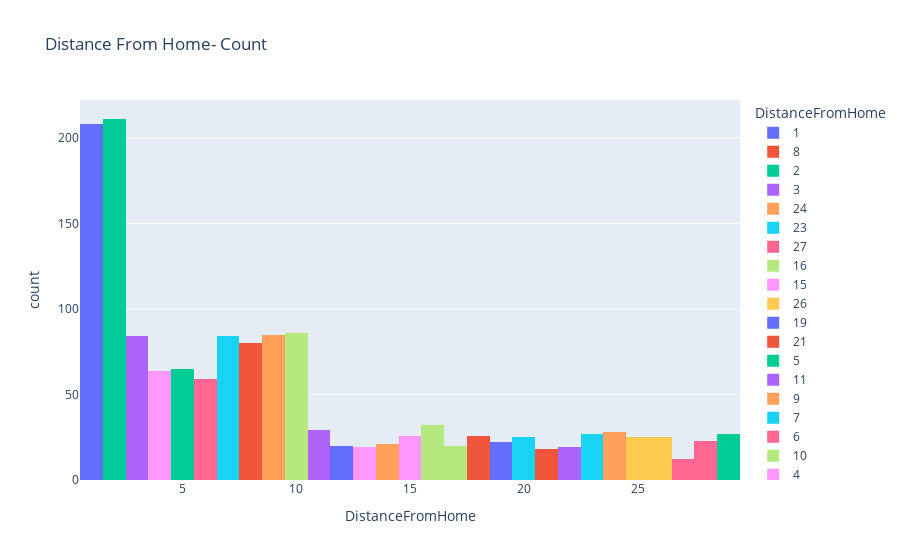

The cell this chart's notebook holds for it:
### Code cell
# Raw count- Distance from Home:
fig = px.histogram(df_joined, x="DistanceFromHome", color = 'DistanceFromHome', title= 'Distance From Home- Count')
fig.show()

### Figure 1 — Plotly figure (JSON) as saved in the notebook; plotly's stock layout.template omitted (floating-point values rounded to 4 significant figures; data arrays with more than 128 entries replaced by an {"elided": "..."} marker saying what was removed)
{"data": [{"alignmentgroup": "True", "bingroup": "x", "hoverlabel": {"namelength": 0}, "hovertemplate": "DistanceFromHome=%{x}<br>count=%{y}", "legendgroup": "1", "marker": {"color": "#636efa"}, "name": "1", "offsetgroup": "1", "orientation": "v", "showlegend": true, "type": "histogram", "x": {"elided": "208 int values"}, "xaxis": "x", "yaxis": "y"}, {"alignmentgroup": "True", "bingroup": "x", "hoverlabel": {"namelength": 0}, "hovertemplate": "DistanceFromHome=%{x}<br>count=%{y}", "legendgroup": "8", "marker": {"color": "#EF553B"}, "name": "8", "offsetgroup": "8", "orientation": "v", "showlegend": true, "type": "histogram", "x": [8, 8, 8, 8, 8, 8, 8, 8, 8, 8, 8, 8, 8, 8, 8, 8, 8, 8, 8, 8, 8, 8, 8, 8, 8, 8, 8, 8, 8, 8, 8, 8, 8, 8, 8, 8, 8, 8, 8, 8, 8, 8, 8, 8, 8, 8, 8, 8, 8, 8, 8, 8, 8, 8, 8, 8, 8, 8, 8, 8, 8, 8, 8, 8, 8, 8, 8, 8, 8, 8, 8, 8, 8, 8, 8, 8, 8, 8, 8, 8], "xaxis": "x", "yaxis": "y"}, {"alignmentgroup": "True", "bingroup": "x", "hoverlabel": {"namelength": 0}, "hovertemplate": "DistanceFromHome=%{x}<br>count=%{y}", "legendgroup": "2", "marker": {"color": "#00cc96"}, "name": "2", "offsetgroup": "2", "orientation": "v", "showlegend": true, "type": "histogram", "x": {"elided": "211 int values"}, "xaxis": "x", "yaxis": "y"}, {"alignmentgroup": "True", "bingroup": "x", "hoverlabel": {"namelength": 0}, "hovertemplate": "DistanceFromHome=%{x}<br>count=%{y}", "legendgroup": "3", "marker": {"color": "#ab63fa"}, "name": "3", "offsetgroup": "3", "orientation": "v", "showlegend": true, "type": "histogram", "x": [3, 3, 3, 3, 3, 3, 3, 3, 3, 3, 3, 3, 3, 3, 3, 3, 3, 3, 3, 3, 3, 3, 3, 3, 3, 3, 3, 3, 3, 3, 3, 3, 3, 3, 3, 3, 3, 3, 3, 3, 3, 3, 3, 3, 3, 3, 3, 3, 3, 3, 3, 3, 3, 3, 3, 3, 3, 3, 3, 3, 3, 3, 3, 3, 3, 3, 3, 3, 3, 3, 3, 3, 3, 3, 3, 3, 3, 3, 3, 3, 3, 3, 3, 3], "xaxis": "x", "yaxis": "y"}, {"alignmentgroup": "True", "bingroup": "x", "hoverlabel": {"namelength": 0}, "hovertemplate": "DistanceFromHome=%{x}<br>count=%{y}", "legendgroup": "24", "marker": {"color": "#FFA15A"}, "name": "24", "offsetgroup": "24", "orientation": "v", "showlegend": true, "type": "histogram", "x": [24, 24, 24, 24, 24, 24, 24, 24, 24, 24, 24, 24, 24, 24, 24, 24, 24, 24, 24, 24, 24, 24, 24, 24, 24, 24, 24, 24], "xaxis": "x", "yaxis": "y"}, {"alignmentgroup": "True", "bingroup": "x", "hoverlabel": {"namelength": 0}, "hovertemplate": "DistanceFromHome=%{x}<br>count=%{y}", "legendgroup": "23", "marker": {"color": "#19d3f3"}, "name": "23", "offsetgroup": "23", "orientation": "v", "showlegend": true, "type": "histogram", "x": [23, 23, 23, 23, 23, 23, 23, 23, 23, 23, 23, 23, 23, 23, 23, 23, 23, 23, 23, 23, 23, 23, 23, 23, 23, 23, 23], "xaxis": "x", "yaxis": "y"}, {"alignmentgroup": "True", "bingroup": "x", "hoverlabel": {"namelength": 0}, "hovertemplate": "DistanceFromHome=%{x}<br>count=%{y}", "legendgroup": "27", "marker": {"color": "#FF6692"}, "name": "27", "offsetgroup": "27", "orientation": "v", "showlegend": true, "type": "histogram", "x": [27, 27, 27, 27, 27, 27, 27, 27, 27, 27, 27, 27], "xaxis": "x", "yaxis": "y"}, {"alignmentgroup": "True", "bingroup": "x", "hoverlabel": {"namelength": 0}, "hovertemplate": "DistanceFromHome=%{x}<br>count=%{y}", "legendgroup": "16", "marker": {"color": "#B6E880"}, "name": "16", "offsetgroup": "16", "orientation": "v", "showlegend": true, "type": "histogram", "x": [16, 16, 16, 16, 16, 16, 16, 16, 16, 16, 16, 16, 16, 16, 16, 16, 16, 16, 16, 16, 16, 16, 16, 16, 16, 16, 16, 16, 16, 16, 16, 16], "xaxis": "x", "yaxis": "y"}, {"alignmentgroup": "True", "bingroup": "x", "hoverlabel": {"namelength": 0}, "hovertemplate": "DistanceFromHome=%{x}<br>count=%{y}", "legendgroup": "15", "marker": {"color": "#FF97FF"}, "name": "15", "offsetgroup": "15", "orientation": "v", "showlegend": true, "type": "histogram", "x": [15, 15, 15, 15, 15, 15, 15, 15, 15, 15, 15, 15, 15, 15, 15, 15, 15, 15, 15, 15, 15, 15, 15, 15, 15, 15], "xaxis": "x", "yaxis": "y"}, {"alignmentgroup": "True", "bingroup": "x", "hoverlabel": {"namelength": 0}, "hovertemplate": "DistanceFromHome=%{x}<br>count=%{y}", "legendgroup": "26", "marker": {"color": "#FECB52"}, "name": "26", "offsetgroup": "26", "orientation": "v", "showlegend": true, "type": "histogram", "x": [26, 26, 26, 26, 26, 26, 26, 26, 26, 26, 26, 26, 26, 26, 26, 26, 26, 26, 26, 26, 26, 26, 26, 26, 26], "xaxis": "x", "yaxis": "y"}, {"alignmentgroup": "True", "bingroup": "x", "hoverlabel": {"namelength": 0}, "hovertemplate": "DistanceFromHome=%{x}<br>count=%{y}", "legendgroup": "19", "marker": {"color": "#636efa"}, "name": "19", "offsetgroup": "19", "orientation": "v", "showlegend": true, "type": "histogram", "x": [19, 19, 19, 19, 19, 19, 19, 19, 19, 19, 19, 19, 19, 19, 19, 19, 19, 19, 19, 19, 19, 19], "xaxis": "x", "yaxis": "y"}, {"alignmentgroup": "True", "bingroup": "x", "hoverlabel": {"namelength": 0}, "hovertemplate": "DistanceFromHome=%{x}<br>count=%{y}", "legendgroup": "21", "marker": {"color": "#EF553B"}, "name": "21", "offsetgroup": "21", "orientation": "v", "showlegend": true, "type": "histogram", "x": [21, 21, 21, 21, 21, 21, 21, 21, 21, 21, 21, 21, 21, 21, 21, 21, 21, 21], "xaxis": "x", "yaxis": "y"}, {"alignmentgroup": "True", "bingroup": "x", "hoverlabel": {"namelength": 0}, "hovertemplate": "DistanceFromHome=%{x}<br>count=%{y}", "legendgroup": "5", "marker": {"color": "#00cc96"}, "name": "5", "offsetgroup": "5", "orientation": "v", "showlegend": true, "type": "histogram", "x": [5, 5, 5, 5, 5, 5, 5, 5, 5, 5, 5, 5, 5, 5, 5, 5, 5, 5, 5, 5, 5, 5, 5, 5, 5, 5, 5, 5, 5, 5, 5, 5, 5, 5, 5, 5, 5, 5, 5, 5, 5, 5, 5, 5, 5, 5, 5, 5, 5, 5, 5, 5, 5, 5, 5, 5, 5, 5, 5, 5, 5, 5, 5, 5, 5], "xaxis": "x", "yaxis": "y"}, {"alignmentgroup": "True", "bingroup": "x", "hoverlabel": {"namelength": 0}, "hovertemplate": "DistanceFromHome=%{x}<br>count=%{y}", "legendgroup": "11", "marker": {"color": "#ab63fa"}, "name": "11", "offsetgroup": "11", "orientation": "v", "showlegend": true, "type": "histogram", "x": [11, 11, 11, 11, 11, 11, 11, 11, 11, 11, 11, 11, 11, 11, 11, 11, 11, 11, 11, 11, 11, 11, 11, 11, 11, 11, 11, 11, 11], "xaxis": "x", "yaxis": "y"}, {"alignmentgroup": "True", "bingroup": "x", "hoverlabel": {"namelength": 0}, "hovertemplate": "DistanceFromHome=%{x}<br>count=%{y}", "legendgroup": "9", "marker": {"color": "#FFA15A"}, "name": "9", "offsetgroup": "9", "orientation": "v", "showlegend": true, "type": "histogram", "x": [9, 9, 9, 9, 9, 9, 9, 9, 9, 9, 9, 9, 9, 9, 9, 9, 9, 9, 9, 9, 9, 9, 9, 9, 9, 9, 9, 9, 9, 9, 9, 9, 9, 9, 9, 9, 9, 9, 9, 9, 9, 9, 9, 9, 9, 9, 9, 9, 9, 9, 9, 9, 9, 9, 9, 9, 9, 9, 9, 9, 9, 9, 9, 9, 9, 9, 9, 9, 9, 9, 9, 9, 9, 9, 9, 9, 9, 9, 9, 9, 9, 9, 9, 9, 9], "xaxis": "x", "yaxis": "y"}, {"alignmentgroup": "True", "bingroup": "x", "hoverlabel": {"namelength": 0}, "hovertemplate": "DistanceFromHome=%{x}<br>count=%{y}", "legendgroup": "7", "marker": {"color": "#19d3f3"}, "name": "7", "offsetgroup": "7", "orientation": "v", "showlegend": true, "type": "histogram", "x": [7, 7, 7, 7, 7, 7, 7, 7, 7, 7, 7, 7, 7, 7, 7, 7, 7, 7, 7, 7, 7, 7, 7, 7, 7, 7, 7, 7, 7, 7, 7, 7, 7, 7, 7, 7, 7, 7, 7, 7, 7, 7, 7, 7, 7, 7, 7, 7, 7, 7, 7, 7, 7, 7, 7, 7, 7, 7, 7, 7, 7, 7, 7, 7, 7, 7, 7, 7, 7, 7, 7, 7, 7, 7, 7, 7, 7, 7, 7, 7, 7, 7, 7, 7], "xaxis": "x", "yaxis": "y"}, {"alignmentgroup": "True", "bingroup": "x", "hoverlabel": {"namelength": 0}, "hovertemplate": "DistanceFromHome=%{x}<br>count=%{y}", "legendgroup": "6", "marker": {"color": "#FF6692"}, "name": "6", "offsetgroup": "6", "orientation": "v", "showlegend": true, "type": "histogram", "x": [6, 6, 6, 6, 6, 6, 6, 6, 6, 6, 6, 6, 6, 6, 6, 6, 6, 6, 6, 6, 6, 6, 6, 6, 6, 6, 6, 6, 6, 6, 6, 6, 6, 6, 6, 6, 6, 6, 6, 6, 6, 6, 6, 6, 6, 6, 6, 6, 6, 6, 6, 6, 6, 6, 6, 6, 6, 6, 6], "xaxis": "x", "yaxis": "y"}, {"alignmentgroup": "True", "bingroup": "x", "hoverlabel": {"namelength": 0}, "hovertemplate": "DistanceFromHome=%{x}<br>count=%{y}", "legendgroup": "10", "marker": {"color": "#B6E880"}, "name": "10", "offsetgroup": "10", "orientation": "v", "showlegend": true, "type": "histogram", "x": [10, 10, 10, 10, 10, 10, 10, 10, 10, 10, 10, 10, 10, 10, 10, 10, 10, 10, 10, 10, 10, 10, 10, 10, 10, 10, 10, 10, 10, 10, 10, 10, 10, 10, 10, 10, 10, 10, 10, 10, 10, 10, 10, 10, 10, 10, 10, 10, 10, 10, 10, 10, 10, 10, 10, 10, 10, 10, 10, 10, 10, 10, 10, 10, 10, 10, 10, 10, 10, 10, 10, 10, 10, 10, 10, 10, 10, 10, 10, 10, 10, 10, 10, 10, 10, 10], "xaxis": "x", "yaxis": "y"}, {"alignmentgroup": "True", "bingroup": "x", "hoverlabel": {"namelength": 0}, "hovertemplate": "DistanceFromHome=%{x}<br>count=%{y}", "legendgroup": "4", "marker": {"color": "#FF97FF"}, "name": "4", "offsetgroup": "4", "orientation": "v", "showlegend": true, "type": "histogram", "x": [4, 4, 4, 4, 4, 4, 4, 4, 4, 4, 4, 4, 4, 4, 4, 4, 4, 4, 4, 4, 4, 4, 4, 4, 4, 4, 4, 4, 4, 4, 4, 4, 4, 4, 4, 4, 4, 4, 4, 4, 4, 4, 4, 4, 4, 4, 4, 4, 4, 4, 4, 4, 4, 4, 4, 4, 4, 4, 4, 4, 4, 4, 4, 4], "xaxis": "x", "yaxis": "y"}, {"alignmentgroup": "True", "bingroup": "x", "hoverlabel": {"namelength": 0}, "hovertemplate": "DistanceFromHome=%{x}<br>count=%{y}", "legendgroup": "25", "marker": {"color": "#FECB52"}, "name": "25", "offsetgroup": "25", "orientation": "v", "showlegend": true, "type": "histogram", "x": [25, 25, 25, 25, 25, 25, 25, 25, 25, 25, 25, 25, 25, 25, 25, 25, 25, 25, 25, 25, 25, 25, 25, 25, 25], "xaxis": "x", "yaxis": "y"}, {"alignmentgroup": "True", "bingroup": "x", "hoverlabel": {"namelength": 0}, "hovertemplate": "DistanceFromHome=%{x}<br>count=%{y}", "legendgroup": "12", "marker": {"color": "#636efa"}, "name": "12", "offsetgroup": "12", "orientation": "v", "showlegend": true, "type": "histogram", "x": [12, 12, 12, 12, 12, 12, 12, 12, 12, 12, 12, 12, 12, 12, 12, 12, 12, 12, 12, 12], "xaxis": "x", "yaxis": "y"}, {"alignmentgroup": "True", "bingroup": "x", "hoverlabel": {"namelength": 0}, "hovertemplate": "DistanceFromHome=%{x}<br>count=%{y}", "legendgroup": "18", "marker": {"color": "#EF553B"}, "name": "18", "offsetgroup": "18", "orientation": "v", "showlegend": true, "type": "histogram", "x": [18, 18, 18, 18, 18, 18, 18, 18, 18, 18, 18, 18, 18, 18, 18, 18, 18, 18, 18, 18, 18, 18, 18, 18, 18, 18], "xaxis": "x", "yaxis": "y"}, {"alignmentgroup": "True", "bingroup": "x", "hoverlabel": {"namelength": 0}, "hovertemplate": "DistanceFromHome=%{x}<br>count=%{y}", "legendgroup": "29", "marker": {"color": "#00cc96"}, "name": "29", "offsetgroup": "29", "orientation": "v", "showlegend": true, "type": "histogram", "x": [29, 29, 29, 29, 29, 29, 29, 29, 29, 29, 29, 29, 29, 29, 29, 29, 29, 29, 29, 29, 29, 29, 29, 29, 29, 29, 29], "xaxis": "x", "yaxis": "y"}, {"alignmentgroup": "True", "bingroup": "x", "hoverlabel": {"namelength": 0}, "hovertemplate": "DistanceFromHome=%{x}<br>count=%{y}", "legendgroup": "22", "marker": {"color": "#ab63fa"}, "name": "22", "offsetgroup": "22", "orientation": "v", "showlegend": true, "type": "histogram", "x": [22, 22, 22, 22, 22, 22, 22, 22, 22, 22, 22, 22, 22, 22, 22, 22, 22, 22, 22], "xaxis": "x", "yaxis": "y"}, {"alignmentgroup": "True", "bingroup": "x", "hoverlabel": {"namelength": 0}, "hovertemplate": "DistanceFromHome=%{x}<br>count=%{y}", "legendgroup": "14", "marker": {"color": "#FFA15A"}, "name": "14", "offsetgroup": "14", "orientation": "v", "showlegend": true, "type": "histogram", "x": [14, 14, 14, 14, 14, 14, 14, 14, 14, 14, 14, 14, 14, 14, 14, 14, 14, 14, 14, 14, 14], "xaxis": "x", "yaxis": "y"}, {"alignmentgroup": "True", "bingroup": "x", "hoverlabel": {"namelength": 0}, "hovertemplate": "DistanceFromHome=%{x}<br>count=%{y}", "legendgroup": "20", "marker": {"color": "#19d3f3"}, "name": "20", "offsetgroup": "20", "orientation": "v", "showlegend": true, "type": "histogram", "x": [20, 20, 20, 20, 20, 20, 20, 20, 20, 20, 20, 20, 20, 20, 20, 20, 20, 20, 20, 20, 20, 20, 20, 20, 20], "xaxis": "x", "yaxis": "y"}, {"alignmentgroup": "True", "bingroup": "x", "hoverlabel": {"namelength": 0}, "hovertemplate": "DistanceFromHome=%{x}<br>count=%{y}", "legendgroup": "28", "marker": {"color": "#FF6692"}, "name": "28", "offsetgroup": "28", "orientation": "v", "showlegend": true, "type": "histogram", "x": [28, 28, 28, 28, 28, 28, 28, 28, 28, 28, 28, 28, 28, 28, 28, 28, 28, 28, 28, 28, 28, 28, 28], "xaxis": "x", "yaxis": "y"}, {"alignmentgroup": "True", "bingroup": "x", "hoverlabel": {"namelength": 0}, "hovertemplate": "DistanceFromHome=%{x}<br>count=%{y}", "legendgroup": "17", "marker": {"color": "#B6E880"}, "name": "17", "offsetgroup": "17", "orientation": "v", "showlegend": true, "type": "histogram", "x": [17, 17, 17, 17, 17, 17, 17, 17, 17, 17, 17, 17, 17, 17, 17, 17, 17, 17, 17, 17], "xaxis": "x", "yaxis": "y"}, {"alignmentgroup": "True", "bingroup": "x", "hoverlabel": {"namelength": 0}, "hovertemplate": "DistanceFromHome=%{x}<br>count=%{y}", "legendgroup": "13", "marker": {"color": "#FF97FF"}, "name": "13", "offsetgroup": "13", "orientation": "v", "showlegend": true, "type": "histogram", "x": [13, 13, 13, 13, 13, 13, 13, 13, 13, 13, 13, 13, 13, 13, 13, 13, 13, 13, 13], "xaxis": "x", "yaxis": "y"}], "layout": {"barmode": "relative", "legend": {"title": {"text": "DistanceFromHome"}, "tracegroupgap": 0}, "title": {"text": "Distance From Home- Count"}, "xaxis": {"anchor": "y", "categoryarray": [1, 8, 2, 3, 24, 23, 27, 16, 15, 26, 19, 21, 5, 11, 9, 7, 6, 10, 4, 25, 12, 18, 29, 22, 14, 20, 28, 17, 13], "categoryorder": "array", "domain": [0, 1], "title": {"text": "DistanceFromHome"}}, "yaxis": {"anchor": "x", "domain": [0, 1], "title": {"text": "count"}}}}
